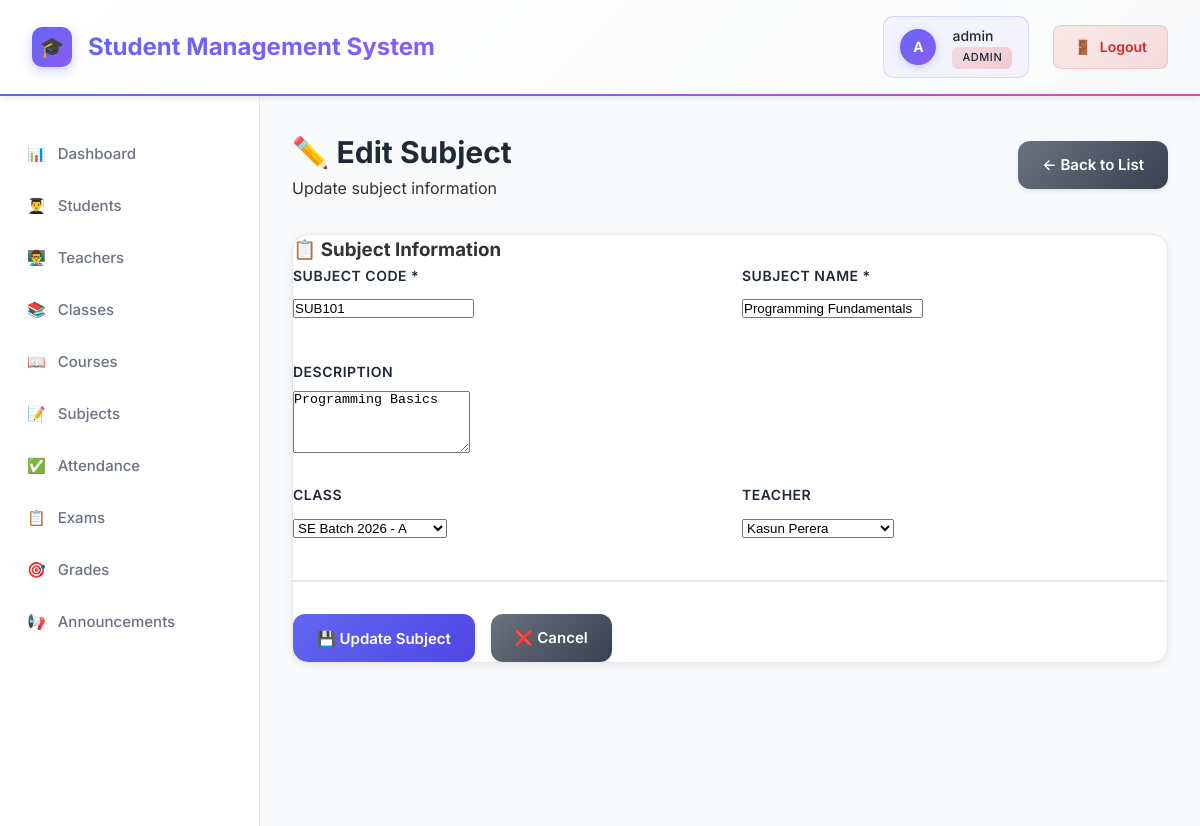
The page /subjects/edit.php?id=1 (signed in) on the database its author committed.
### tables this page shows
CREATE TABLE subjects (
    id INT AUTO_INCREMENT PRIMARY KEY,
    subject_code VARCHAR(20) UNIQUE NOT NULL,
    subject_name VARCHAR(100) NOT NULL,
    description TEXT,
    class_id INT,
    teacher_id INT,
    created_at TIMESTAMP DEFAULT CURRENT_TIMESTAMP,
    FOREIGN KEY (class_id) REFERENCES classes(id) ON DELETE CASCADE,
    FOREIGN KEY (teacher_id) REFERENCES teachers(id) ON DELETE SET NULL
);

CREATE TABLE classes (
    id INT AUTO_INCREMENT PRIMARY KEY,
    class_name VARCHAR(50) NOT NULL,
    section VARCHAR(10),
    course_id INT,
    teacher_id INT,
    academic_year VARCHAR(20),
    room_number VARCHAR(20),
    status ENUM('active', 'inactive') DEFAULT 'active',
    created_at TIMESTAMP DEFAULT CURRENT_TIMESTAMP,
    updated_at TIMESTAMP DEFAULT CURRENT_TIMESTAMP ON UPDATE CURRENT_TIMESTAMP,
    FOREIGN KEY (course_id) REFERENCES courses(id) ON DELETE SET NULL,
    FOREIGN KEY (teacher_id) REFERENCES teachers(id) ON DELETE SET NULL
);

CREATE TABLE teachers (
    id INT AUTO_INCREMENT PRIMARY KEY,
    user_id INT,
    teacher_id VARCHAR(20) UNIQUE NOT NULL,
    first_name VARCHAR(50) NOT NULL,
    last_name VARCHAR(50) NOT NULL,
    date_of_birth DATE,
    gender ENUM('Male', 'Female', 'Other'),
    phone VARCHAR(20),
    email VARCHAR(100),
    address TEXT,
    qualification VARCHAR(100),
    specialization VARCHAR(100),
    joining_date DATE,
    photo VARCHAR(255),
    status ENUM('active', 'inactive') DEFAULT 'active',
    created_at TIMESTAMP DEFAULT CURRENT_TIMESTAMP,
    updated_at TIMESTAMP DEFAULT CURRENT_TIMESTAMP ON UPDATE CURRENT_TIMESTAMP,
    FOREIGN KEY (user_id) REFERENCES users(id) ON DELETE CASCADE
);

### subjects/edit.php (the view, shortened to what this page needs)
<?php
$database = new Database();
$db = $database->getConnection();
$id = $_GET['id'] ?? 0;
$query = "SELECT * FROM subjects WHERE id = :id";
$stmt = $db->prepare($query);
$stmt->bindParam(':id', $id);
$stmt->execute();
$subject = $stmt->fetch();
$query = "SELECT * FROM classes WHERE status = 'active' ORDER BY class_name";
$stmt = $db->prepare($query);
$stmt->execute();
$classes = $stmt->fetchAll();
$query = "SELECT * FROM teachers WHERE status = 'active' ORDER BY first_name";
$stmt = $db->prepare($query);
$stmt->execute();
$teachers = $stmt->fetchAll();
?>
<!DOCTYPE html>
<html lang="en">
<head>
    <link rel="stylesheet" href="../assets/css/style.css">
</head>
<body>
    <?php include '../includes/header.php'; ?>
    <div class="container">
        <?php include '../includes/sidebar.php'; ?>
        <main class="main-content">
            <div class="page-header">
                <div>
                    <h1>✏️ Edit Subject</h1>
                    <p>Update subject information</p>
                </div>
                <a href="index.php" class="btn btn-secondary">← Back to List</a>
            </div>
            <div class="card">
                <div class="card-body">
                    <form method="POST" class="form-grid">
                        <div class="form-section">
                            <h3>📋 Subject Information</h3>
                            <div class="form-row">
                                <div class="form-group">
                                    <label for="subject_code">Subject Code <span>*</span></label>
                                    <input type="text" id="subject_code" name="subject_code" value="<?php echo htmlspecialchars($subject['subject_code']); ?>" required>
                                </div>
                                <div class="form-group">
                                    <label for="subject_name">Subject Name <span>*</span></label>
                                    <input type="text" id="subject_name" name="subject_name" value="<?php echo htmlspecialchars($subject['subject_name']); ?>" required>
                                </div>
                            </div>
                            <div class="form-group">
                                <label for="description">Description</label>
                                <textarea id="description" name="description" rows="4"><?php echo htmlspecialchars($subject['description']); ?></textarea>
                            </div>
                            <div class="form-row">
                                <div class="form-group">
                                    <label for="class_id">Class</label>
                                    <select id="class_id" name="class_id">
                                        <?php foreach ($classes as $class): ?>
                                            <option value="<?php echo $class['id']; ?>" <?php echo $subject['class_id'] == $class['id'] ? 'selected' : ''; ?>>
                                                <?php echo htmlspecialchars($class['class_name'] . ' - ' . ($class['section'] ?? '')); ?>
                                            </option>
                                        <?php endforeach; ?>
                                    </select>
                                </div>
                                <div class="form-group">
                                    <label for="teacher_id">Teacher</label>
                                    <select id="teacher_id" name="teacher_id">
                                        <?php foreach ($teachers as $teacher): ?>
                                            <option value="<?php echo $teacher['id']; ?>" <?php echo $subject['teacher_id'] == $teacher['id'] ? 'selected' : ''; ?>>
                                                <?php echo htmlspecialchars($teacher['first_name'] . ' ' . $teacher['last_name']); ?>
                                            </option>
                                        <?php endforeach; ?>
                                    </select>
                                </div>
                            </div>
                        </div>
                        <div class="form-actions">
                            <button type="submit" class="btn btn-primary">💾 Update Subject</button>
                            <a href="index.php" class="btn btn-secondary">❌ Cancel</a>
                        </div>
                    </form>
                </div>
            </div>
        </main>
    </div>
</body>
</html>

### assets/css/style.css (style rules this page uses)
* { margin: 0; padding: 0; box-sizing: border-box; }
:root { --primary-color: #6366F1; --primary-dark: #4F46E5; --secondary-color: #10B981; --danger-color: #EF4444; --warning-color: #F59E0B; --info-color: #3B82F6; --dark-color: #1F2937; --gray-medium: #6B7280; --gray-light: #9CA3AF; --light-color: #F9FAFB; --white: #FFFFFF; --border-color: #E5E7EB; }
body { font-family: 'Inter', -apple-system, BlinkMacSystemFont, 'Segoe UI', Roboto, sans-serif; background: #f5f5f5; color: #333; line-height: 1.6; }
.container { display: flex; min-height: calc(100vh - 70px); }
.main-content { flex: 1; padding: 2rem; background: var(--light-color); overflow-y: auto; }
.page-header { display: flex; justify-content: space-between; align-items: center; margin-bottom: 2rem; }
.page-header h1 { font-size: 1.875rem; color: var(--dark-color); font-weight: 700; margin: 0; }
.card { background: var(--white); border-radius: 16px; box-shadow: 0 2px 8px rgba(0, 0, 0, 0.08); margin-bottom: 1.5rem; overflow: hidden; border: 1px solid var(--border-color); transition: all 0.3s; }
.card-body { padding: 0; }
.btn { display: inline-flex; align-items: center; justify-content: center; gap: 8px; padding: 12px 24px; border: none; border-radius: 12px; font-size: 15px; font-weight: 600; cursor: pointer; text-decoration: none; transition: all 0.3s; box-shadow: 0 2px 4px rgba(0, 0, 0, 0.1); font-family: inherit; }
.btn-primary { background: linear-gradient(135deg, var(--primary-color), var(--primary-dark)); color: var(--white); }
.btn-secondary { background: linear-gradient(135deg, var(--gray-medium), #374151); color: var(--white); }
.form-group { margin-bottom: 1.5rem; }
.form-group label { display: block; margin-bottom: 0.5rem; font-weight: 600; color: var(--dark-color); font-size: 0.875rem; text-transform: uppercase; letter-spacing: 0.5px; }
.form-row { display: grid; grid-template-columns: repeat(auto-fit, minmax(280px, 1fr)); gap: 1.5rem; margin-bottom: 1rem; }
.form-actions { display: flex; gap: 1rem; margin-top: 2. 5rem; padding-top: 2rem; border-top: 2px solid var(--border-color); }

### rows shown on the page
subjects: subject_code "SUB101", subject_name "Programming Fundamentals", description "Programming Basics", class_id "SE Batch 2026 - A", teacher_id "Kasun Perera"

### other values the page prints
substr($username, 0, 1) "A"
$username "admin"
$_SESSION['role'] "ADMIN"
